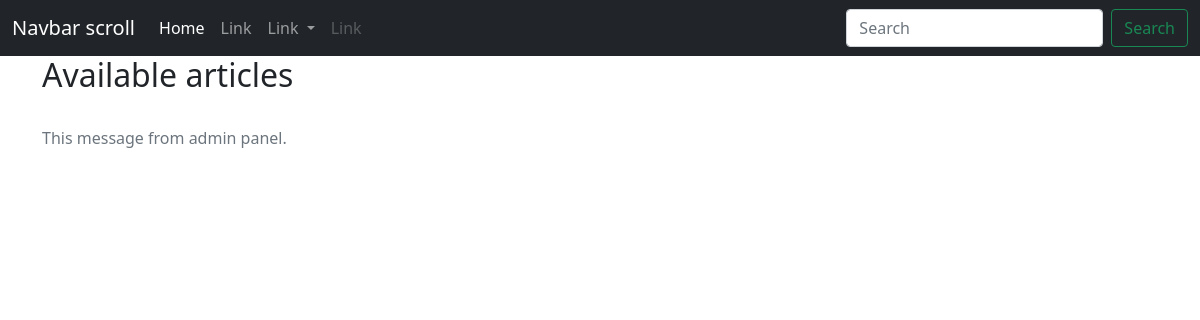
The page /article/list/ on the database as committed earlier.
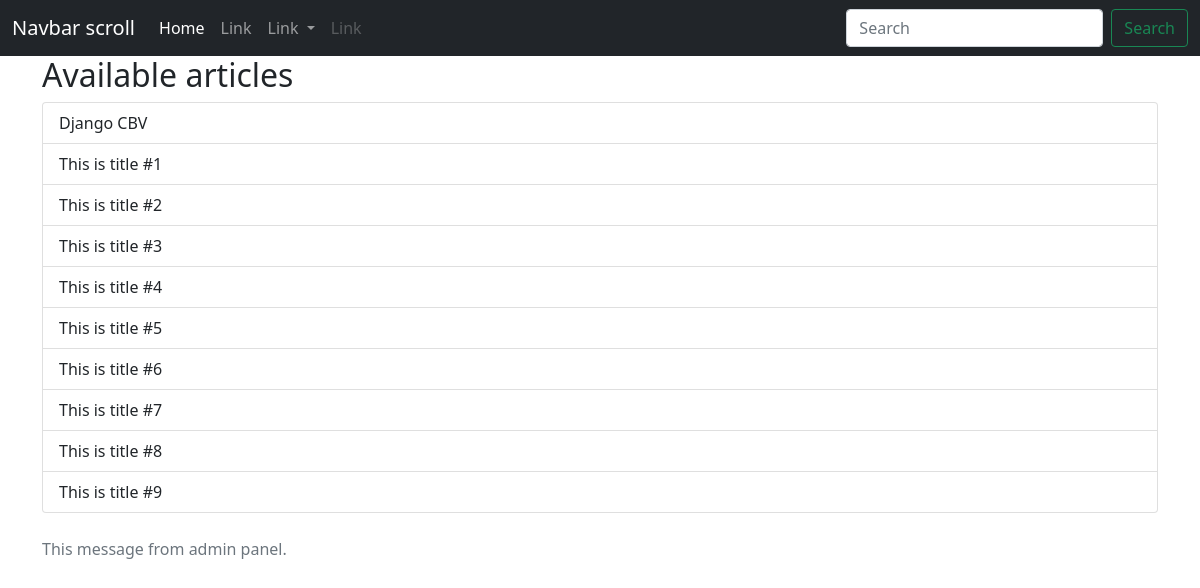
The same page on the database as committed later.
### articles/models.py (models this page shows, shortened)
class Article(models.Model):
    title = models.CharField(max_length=250, verbose_name='Title')
    body = models.TextField(verbose_name='Message')
    slug = models.CharField(max_length=250, null=True, blank=True)
    created_at = models.DateTimeField(auto_now_add=True)
    last_updated = models.DateTimeField(null=True, blank=True)
    is_public = models.BooleanField(default=False)
    def __str__(self):
        return '{} - {}'.format(self.title, self.created_at)

### articles/views.py (the view)
# urls.py: path('article/list/', views.ArticleList.as_view(), name='article_list'),
class ArticleList(ListView):
    template_name = 'articles/article_list.html'
    model = Article
    def get_context_data(self, **kwargs):
        context = super().get_context_data(**kwargs)
        print(context)
        context['articles'] = context.get('object_list')
        context['notice'] = 'This message from admin panel.'
        return context

### templates/articles/article_list.html (shortened to what this page needs)
{% extends 'base.html' %}
{% block content %}
<div class="container">
    <div>
        <h2>Available articles</h2>
        <ul class="list-group">
            {% for article in articles %}
                <li class="list-group-item">{{ article.title }}</li>
            {% endfor %}
        </ul>
        <br>
        <span class="text-muted">{{ notice }}</span>
    </div>
</div>
{% endblock content %}

### templates/base.html (shortened to what this page needs)
{% load static %}
<!doctype html>
<html lang="en">
  <head>
    <link href="{% static 'css/bootstrap.min.css' %}" rel="stylesheet" />
  </head>
  <body>
<nav class="navbar navbar-expand-lg navbar-dark bg-dark">
  <div class="container-fluid">
    <a class="navbar-brand" href="#">Navbar scroll</a>
    <div class="collapse navbar-collapse" id="navbarScroll">
      <ul class="navbar-nav me-auto my-2 my-lg-0 navbar-nav-scroll" style="--bs-scroll-height: 100px;">
        <li class="nav-item">
          <a class="nav-link active" aria-current="page" href="#">Home</a>
        </li>
        <li class="nav-item">
          <a class="nav-link" href="#">Link</a>
        </li>
        <li class="nav-item dropdown">
          <a class="nav-link dropdown-toggle" href="#" id="navbarScrollingDropdown" role="button" data-bs-toggle="dropdown" aria-expanded="false">
            Link
          </a>
        </li>
        <li class="nav-item">
          <a class="nav-link disabled">Link</a>
        </li>
      </ul>
      <form class="d-flex">
        <input class="form-control me-2" type="search" placeholder="Search" aria-label="Search">
        <button class="btn btn-outline-success" type="submit">Search</button>
      </form>
    </div>
  </div>
</nav>
  {% block content %}{% endblock content %}
  </body>
</html>

Rows that differ between the two databases and show on the page:
added Article: title "Django CBV"
added Article: title "This is title #1"
added Article: title "This is title #2"
added Article: title "This is title #3"
added Article: title "This is title #4"
added Article: title "This is title #5"
added Article: title "This is title #6"
added Article: title "This is title #7"
added Article: title "This is title #8"
added Article: title "This is title #9"
